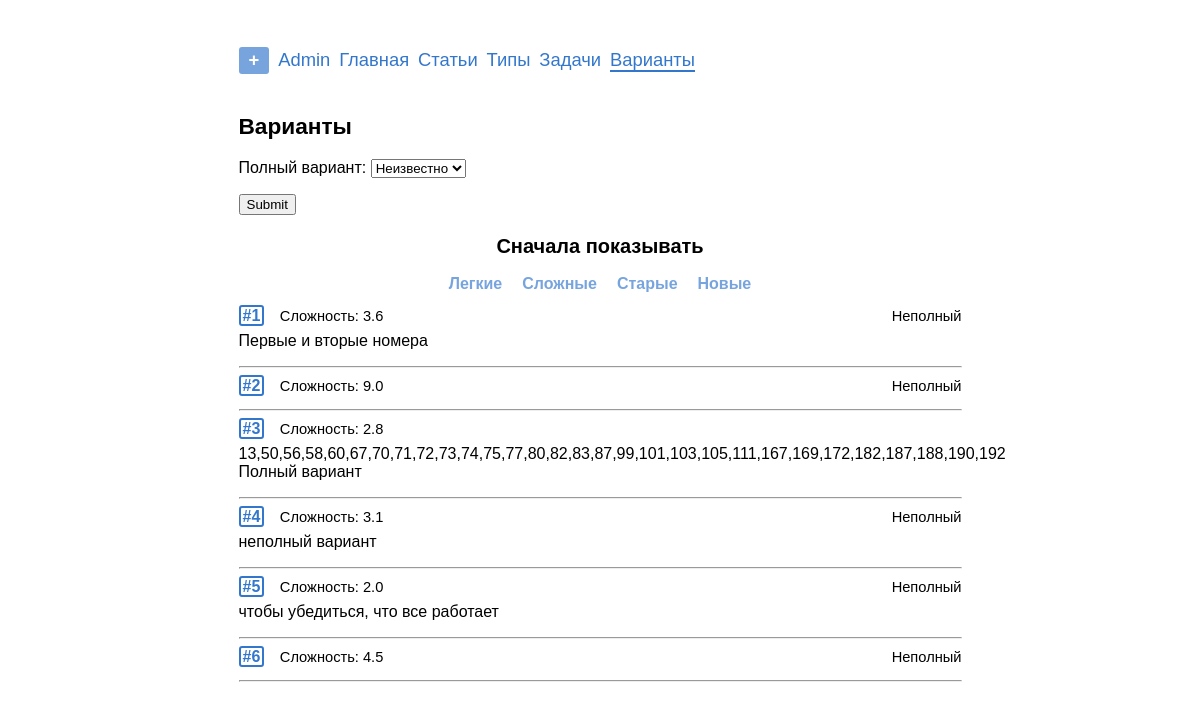
The page /variants/ on the database as committed earlier.
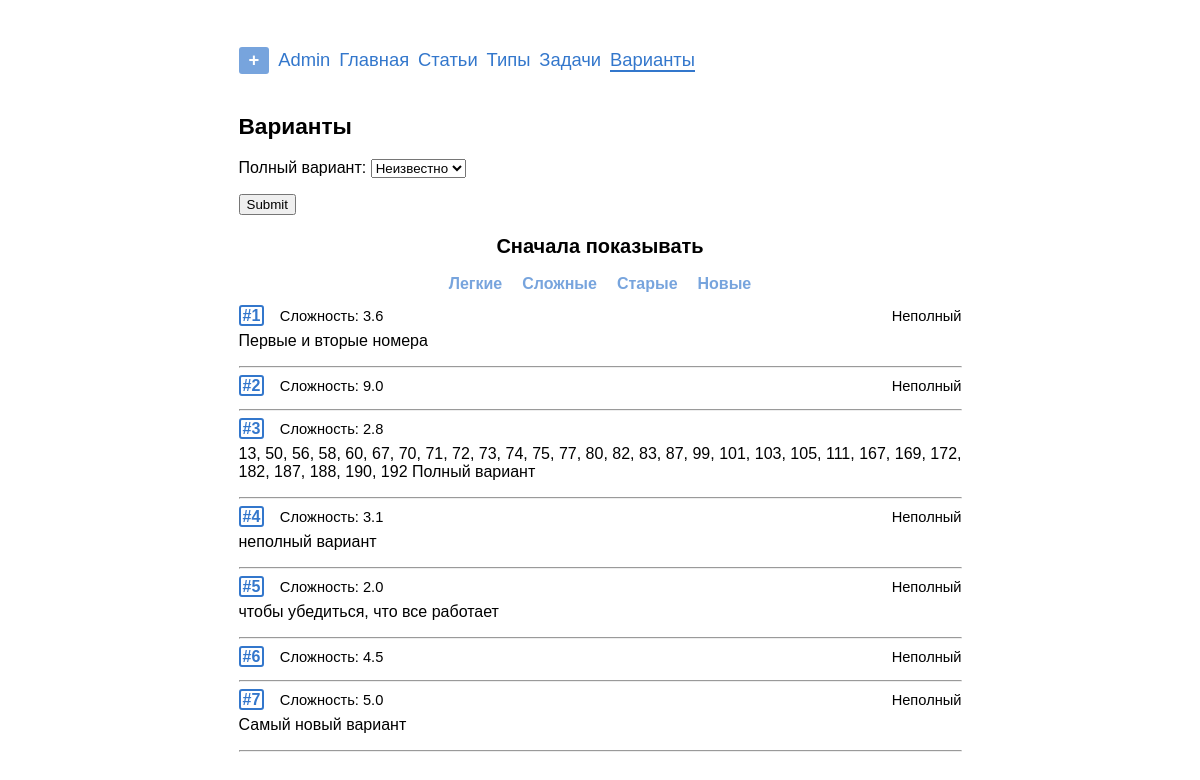
The same page on the database as committed later.
### variants/models.py (models this page shows, shortened)
class Variant(models.Model):
    objects = VariantManager()
    problems = models.ManyToManyField(Problem,
                                      verbose_name='задачи')
    text = models.TextField('комментарии', blank=True, null=True)
    complexity = models.FloatField('сложность', blank=True, default=0)
    is_full = models.BooleanField('полный вариант', default=True)
    show_answers = models.BooleanField('показать решения', default=True)
    date = models.DateField('дата добавления', auto_now_add=True)
    class Meta:
        verbose_name = 'вариант'
        verbose_name_plural = 'варианты'
        default_related_name = 'variants'

### variants/views.py (the view)
# urls.py: path('', views.VariantsView.as_view(), name='list'),
class VariantsView(ListView):
    model = Variant
    template_name = 'variants/variants_list.html'
    context_object_name = 'variants'
    filter = VariantFilter
    def get_queryset(self):
        queryset = Variant.objects.list()
        pars = self.request.GET
        if 'order_by' in pars.keys() and pars['order_by'] in ('complexity',
                                                              'date',
                                                              '-complexity',
                                                              '-date'):
            order_by = self.request.GET['order_by']
        else:
            order_by = 'id'
        self.filterset = self.filter(self.request.GET, queryset=queryset)
        return self.filterset.qs.order_by(order_by)
    def get_context_data(self, **kwargs):
        data = super().get_context_data(**kwargs)
        data['filter'] = VariantFilter(self.request.GET,
                                       queryset=self.get_queryset())
        data['title'] = 'Варианты'
        return data

### problems/templatetags/markdown_extras.py (called while the page is built)
@register.filter()
@stringfilter
def markdown(value):
    return md.markdown(value, extensions=['markdown.extensions.fenced_code'])

### problems/templatetags/save_parameters.py (called while the page is built)
@register.simple_tag(takes_context=True)
def param_save(context, **kwargs):
    answ = context['request'].GET.copy()
    for param, value in kwargs.items():
        answ[param] = value
    for param in [param for param, value in answ.items() if not value]:
        del answ[param]
    return answ.urlencode()

### variants/managers.py (called while the page is built)
    def list(self):
        return (
            self.get_queryset()
                .only('id', 'complexity', 'text')
        )

### templates/variants/variants_list.html
{% extends "base.html" %}
{% load markdown_extras %}
{% load save_parameters %}
{% load static %}
{% block content %}
  <h2>{{title}}</h2>
  <form method="get" class="no-print">
    {{ filter.form.as_p }}
    <input type="submit" />
  </form>
  <div class=center><h3>Сначала показывать</h3></div>
  <div class="center mb10 mt-5">
    <a class='var-sort{% if "=complexity" in request.get_full_path %} current {% endif %}' href="?{% param_save order_by="complexity" %}">Легкие</a>
    <a class='var-sort{% if "=-complexity" in request.get_full_path %} current {% endif %}' href="?{% param_save order_by="-complexity" %}">Сложные</a>
    <a class='var-sort{% if "=date" in request.get_full_path %} current {% endif %}' href="?{% param_save order_by="date" %}">Старые</a>
    <a class='var-sort{% if "=-date" in request.get_full_path %} current {% endif %}' href="?{% param_save order_by="-date" %}">Новые</a>
  </div>
  {% for variant in variants %}
    <div class="rel">
      <div class="var-id-in-list">
        <a href="{{variant.get_absolute_url}}"><b class='id-number'>#{{variant.id}}</b></a>
        <span class="compl">Сложность: {{variant.complexity}}</span>&nbsp;
        <span class="compl no-solution">{% if not variant.is_full %}Неполный{% endif %}</span>
      </div>
    <div>{{variant.text|markdown|safe}}</div>
    </div><hr>
    {% empty %}
    <p>Ничего не нашлось {{":("}}</p>
    <p>Попробуйте другой фильтр.</p>
  {% endfor %}
{% endblock %}

Rows that differ between the two databases and show on the page:
changed Variant id 3: text "13,50,56,58,60,67,70,71,72,73,74,75,77,80,82,83,87,99,101,103,105,111,167,169,172,182,187,188,190,192 Полный вариант" → "13, 50, 56, 58, 60, 67, 70, 71, 72, 73, 74, 75, 77, 80, 82, 83, 87, 99, 101, 103, 105, 111, 167, 169, 172, 182, 187, 188, 190, 192 Полный вариант"
added Variant: id "7", complexity "5.0", is_full "Неполный", text "Самый новый вариант"
